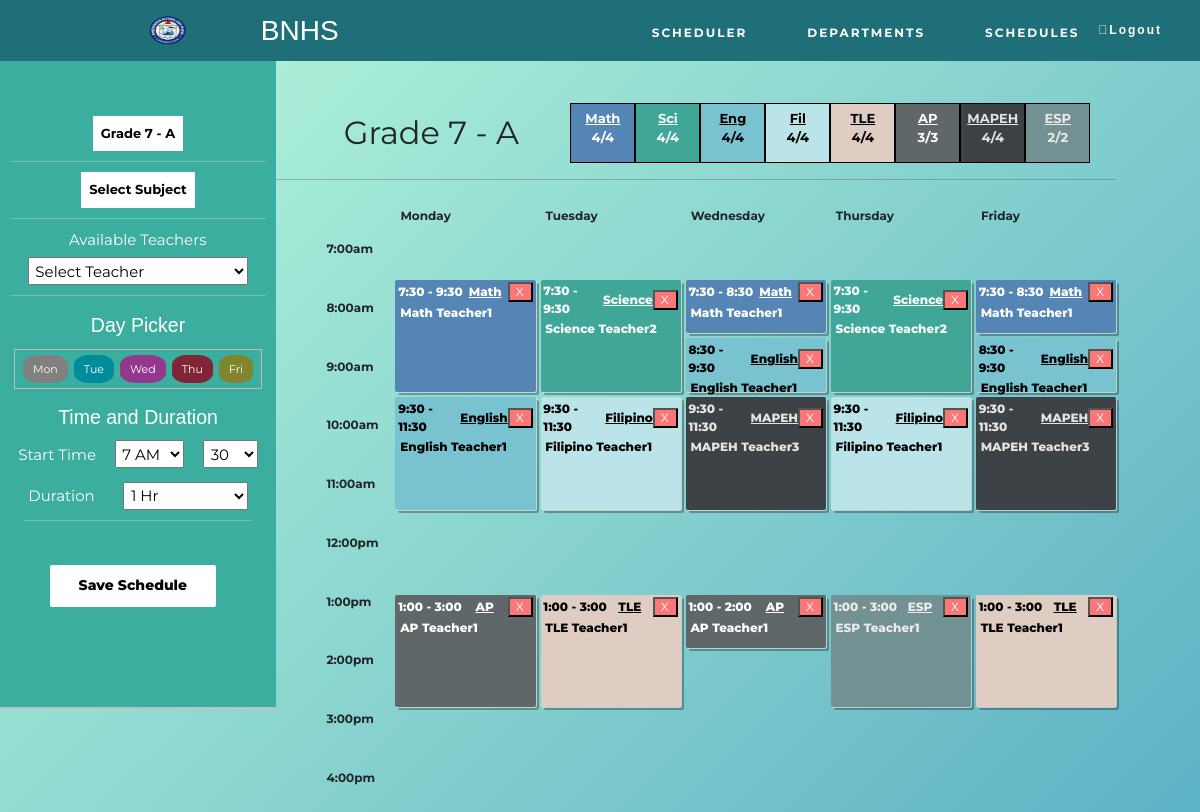
The page /scheduler.php?grade_section=7A on the database as committed earlier.
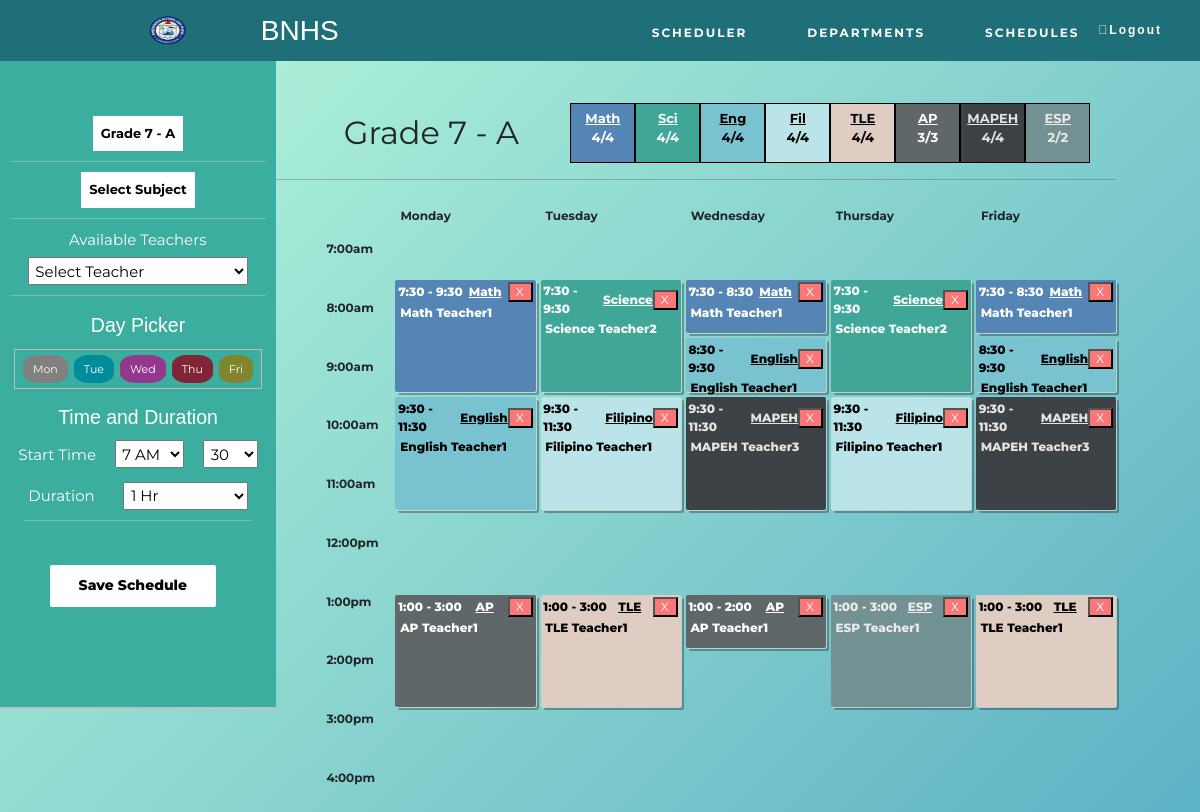
The same page on the database as committed later.
### tables this page shows
CREATE TABLE IF NOT EXISTS `grade_level` (
  `id` int NOT NULL AUTO_INCREMENT,
  `adviser_id` int DEFAULT NULL,
  `grade` varchar(32) NOT NULL,
  `section` varchar(32) NOT NULL,
  `workload` double NOT NULL,
  PRIMARY KEY (`grade`,`section`),
  UNIQUE KEY `id` (`id`),
  KEY `adviser` (`adviser_id`)
);

### scheduler.php (called while the page is built, shortened)
<?php
try {
    include __DIR__ . './includes/connection/DatabaseConnect.php';
    include __DIR__ . './includes/connection/DatabaseFunctions.php';
    include __DIR__ . './includes/templates/scheduler.html.php';
} catch (PDOException $e) {
    include __DIR__ . './includes/connection/displayError.php';
}
include __DIR__ . './includes/templates/layout.html.php';
?>

### includes/connection/DatabaseFunctions.php (called while the page is built, shortened)
<?php
function retrieveAllId($pdo, $table, $primaryKey, $value) {
    $query = 'SELECT * FROM `' . $table . '`
              WHERE `' . $primaryKey . '` = :value';
    $parameters = [
        'value' => $value
    ];
    $query = query($pdo, $query, $parameters);
    return $query->fetchAll();
}
function retrieveAllTwoId($pdo, $table, $primaryKey1, $value1, $primaryKey2, $value2) {
    $query = 'SELECT * FROM `' . $table . '`
              WHERE `' . $primaryKey1 . '` = :value1
              AND `' . $primaryKey2 . '` = :value2 ';
    $parameters = [
        'value1' => $value1,
        'value2' => $value2
    ];
    $query = query($pdo, $query, $parameters);
    return $query->fetchAll();
}
function query($pdo, $sql, $parameters = []) {
    $query = $pdo->prepare($sql);
    $query->execute($parameters);
    return $query;
}
?>

### includes/templates/scheduler.html.php (the view, shortened to what the changed rows need)
<link rel="stylesheet" type="text/css" href="./includes/templates/css/scheduler.css">
<?php
  $output = '
<div style="display:flex;">
<div class="add-module">
  <div style="margin:20% 0 5% 0">
  <div class="dropdown">
  ';
  if(isset($_GET['grade_section'])) {
    $grade = $_GET['grade_section'];
    $section = substr($grade, -1);
    $grade = substr_replace($grade ,"", -1);
    $displayGradeSection = 'Grade ' . $grade . ' - ' . $section;
  }
  else
    $displayGradeSection = 'Select Grade and Section';
  $output .= '
    <button onclick="dropDown('.'\'grade_section\''.')" class="dropbtn">'.$displayGradeSection.'</button>
    <div id="grade_section" class="dropdown-content">
  ';
  for($i = 7; $i <= 10; $i++) {
    $gradeLevel = retrieveAllId($pdo, 'grade_level', 'grade', $i);
    foreach($gradeLevel as $row) {
      $output .= '
        <a href="scheduler.php?grade_section='.$row['grade'].$row['section'].'#main">
        Grade '.$row['grade'].' - ' .$row['section'].' </a>
      ';
    }
  }
  if(isset($_GET['subject']))
    $subjectSelected =  $_GET['subject'];
  else
    $subjectSelected = 'Select Subject';
  if(isset($_GET['grade_section']))
    $gradeSection =  $_GET['grade_section'];
  else
    $gradeSection = ' ';
  $output .= '
      </div>
    </div>
    <hr>
  ';
  if($gradeSection != ' ') {
    $output .= '
    <div class="dropdown" style="width: 100%; display:flex; justify-content:center;">
      <button onclick="dropDown('.'\'subject\''.')" class="dropbtn">'.$subjectSelected.'</button>
      <div id="subject" class="dropdown-content">
        <a href="scheduler.php?grade_section='.$gradeSection.'&subject=Mathematics#main">Mathematics</a>
        <a href="scheduler.php?grade_section='.$gradeSection.'&subject=Science#main">Science</a>
        <a href="scheduler.php?grade_section='.$gradeSection.'&subject=English#main">English</a>
        <a href="scheduler.php?grade_section='.$gradeSection.'&subject=Filipino#main">Filipino</a>
        <a href="scheduler.php?grade_section='.$gradeSection.'&subject=MAPEH#main">MAPEH</a>
        <a href="scheduler.php?grade_section='.$gradeSection.'&subject=AP#main">AP</a>
        <a href="scheduler.php?grade_section='.$gradeSection.'&subject=ESP#main">ESP</a>
        <a href="scheduler.php?grade_section='.$gradeSection.'&subject=TLE#main">TLE</a>
      </div>
    </div>
    <hr>
  ';
  if( isset($_GET['grade_section']) && isset($_GET['subject']) ) {
    $temp = retrieveTwoId($pdo, 'class_schedule', 'grade_section', $_GET['grade_section'], 'subject', $_GET['subject']);
      if(isset($temp['teacher_id'])) {
        $teacherSelected = $temp['teacher_id'];
        $teacherSelected = retrieveId($pdo, 'teacher', 'id', $teacherSelected);
        $teacherId = $teacherSelected['id'];
        $teacherName = $teacherSelected['firstName'] . ' ' . $teacherSelected['lastName'];
      } else {
        $teacherName = 'Select Teacher';
        $teacherId = '';
      }
  } else {
    $teacherId = '';
    $teacherName = 'Select Teacher';
  }
  $output .= '
    <form action="scheduler.php" method="post">
    <label for="teacher" style="display:inline-block; margin-left: 25%;">Available Teachers</label> <br>
      <select name="teacher" style="width:80%; margin: 2% 0 0 10%;" required>
        <option value="'.$teacherId.'" selected>'.$teacherName.'</option>
  ';
  $output .= '
      </select>
  </div>
  <div style="width:100%; text-align: center;">
  <h1>Day Picker</h1>
  </div>
  <div style="margin:5%; text-align: center;">
  <h1>Time and Duration</h1>
  </div>
  <input type="hidden" name="grade_section" value="'.$gradeSection.'">
  <input type="hidden" name="subject" value="'.$subjectSelected.'">
</div>
  ';
} else {
  $output .= '
  </div>
</div>
  ';
}
  $output .= '
<div class="text">
  <div class="text-wrapper">
    <span class="text-header">'.$displayGradeSection.'</span>
  ';
  if(isset($_GET['grade_section'])) {
    $grade_section = $_GET['grade_section'];
    $subjects = ['Mathematics', 'Science', 'English', 'Filipino', 'TLE', 'AP', 'MAPEH', 'ESP'];
    $subjectsCount = [0, 0, 0, 0, 0, 0, 0, 0];
    for($i = 0; $i < 8; $i++) {
      $temp = retrieveAllTwoId($pdo, 'class_schedule', 'grade_section', $grade_section, 'subject', $subjects[$i]);
      foreach($temp as $row) {
          if(isset($row['duration']))
            $subjectsCount[$i] += ($row['duration']/100);
      }
    }
    $output .= '
    <span class="total-hours">
      <span class="Mathematics"> <u>Math</u> <br> '.$subjectsCount[0].'/4  </span>
      <span class="Science"> <u>Sci</u> <br> '.$subjectsCount[1].'/4 </span>
      <span class="English"> <u>Eng</u> <br> '.$subjectsCount[2].'/4 </span>
      <span class="Filipino"> <u>Fil</u> <br> '.$subjectsCount[3].'/4 </span>
      <span class="TLE"> <u>TLE <br></u> '.$subjectsCount[4].'/4 </span>
      <span class="AP"> <u>AP</u> <br> '.$subjectsCount[5].'/3 </span>
      <span class="MAPEH"> <u>MAPEH</u> <br> '.$subjectsCount[6].'/4 </span>
      <span class="ESP"> <u>ESP</u> <br> '.$subjectsCount[7].'/2 </span>
    </span>
    ';
  }
  $output .= '
  </div>
  <hr>
  <div class="schedule" aria-labelledby="schedule-heading">
    <span class="track-slot" aria-hidden="true" style="grid-column: mon; grid-row: tracks;">Monday</span>
    <span class="track-slot" aria-hidden="true" style="grid-column: tue; grid-row: tracks;">Tuesday</span>
    <span class="track-slot" aria-hidden="true" style="grid-column: wed; grid-row: tracks;">Wednesday</span>
    <span class="track-slot" aria-hidden="true" style="grid-column: thu; grid-row: tracks;">Thursday</span>
    <span class="track-slot" aria-hidden="true" style="grid-column: fri; grid-row: tracks;">Friday</span>
    <h2 class="time-slot" style="grid-row: time-700;">7:00am</h2>
    <h2 class="time-slot" style="grid-row: time-750;"></h2>
    <h2 class="time-slot" style="grid-row: time-800;">8:00am</h2>
    <h2 class="time-slot" style="grid-row: time-850;"></h2>
    <h2 class="time-slot" style="grid-row: time-900;">9:00am</h2>
    <h2 class="time-slot" style="grid-row: time-950;"</h2>
    <h2 class="time-slot" style="grid-row: time-1000;">10:00am</h2>
    <h2 class="time-slot" style="grid-row: time-1050;"></h2>
    <h2 class="time-slot" style="grid-row: time-1100;">11:00am</h2>
    <h2 class="time-slot" style="grid-row: time-1150;"></h2>
    <h2 class="time-slot" style="grid-row: time-1200;">12:00pm</h2>
    <h2 class="time-slot" style="grid-row: time-1250;"></h2>
    <h2 class="time-slot" style="grid-row: time-1300;">1:00pm</h2>
    <h2 class="time-slot" style="grid-row: time-1350;"></h2>
    <h2 class="time-slot" style="grid-row: time-1400;">2:00pm</h2>
    <h2 class="time-slot" style="grid-row: time-1450;"></h2>
    <h2 class="time-slot" style="grid-row: time-1500;">3:00pm</h2>
    <h2 class="time-slot" style="grid-row: time-1550;"></h2>
    <h2 class="time-slot" style="grid-row: time-1600;">4:00pm</h2>
    <h2 class="time-slot" style="grid-row: time-1650;"></h2>
  ';
  $grade_section_sched = retrieveAllId($pdo, 'class_schedule', 'grade_section', $gradeSection);
  foreach($grade_section_sched as $sched) {
    $teacher = retrieveId($pdo, 'teacher', 'id', $sched['teacher_id']);
    $schedDay = $sched['day'];
    $schedStart = $sched['start_time'];
    $schedEnd = $sched['end_time'];
    $schedSubject = $sched['subject'];
    $schedTeacher = $teacher['firstName'] . ' ' . $teacher['lastName'];
    $output .= '
          <div class="session '.$schedSubject.'" style="grid-column: '.$schedDay.'; grid-row: time-'.$schedStart.' / time-'.$schedEnd.';">
            <div class="session-time">
    ';
    $output .= '
              <span>'.convertTime($schedStart).' - '.convertTime($schedEnd) . ' ' . '</span>
              <span><u>'.convertSubject($schedSubject).'</u></span>
              <div>
                <form action="scheduler.php" method="post" style="display:inline-block; margin:0; padding:0;">
                  <input type="hidden" name="teacher_id" value="'.$teacher['id'].'">
                  <input type="hidden" name="grade_section" value="'.$gradeSection.'">
                  <input type="hidden" name="duration" value="'.$sched['duration'].'">
                  <button type="submit" name="deleteSchedule" value="'.$sched['id'].'" style="background:#fb7777;">X</button>
                </form>
              </div>
            </div>
            <div class="session-track">
              <div>'.$schedTeacher.'</div>
            </div>
          </div>
    ';
  }
  $output .= '
  </div>
</div>
  ';
?>

Rows that differ between the two databases and show on the page:
now on this page (row edited): grade_level: workload "4"
Other text that changed with them:
$subjectsCount[0]: "4" → (not shown)
$subjectsCount[1]: "4" → (not shown)
$subjectsCount[2]: "4" → (not shown)
$subjectsCount[3]: "4" → (not shown)
$subjectsCount[4]: "4" → (not shown)
$subjectsCount[6]: "4" → (not shown)
